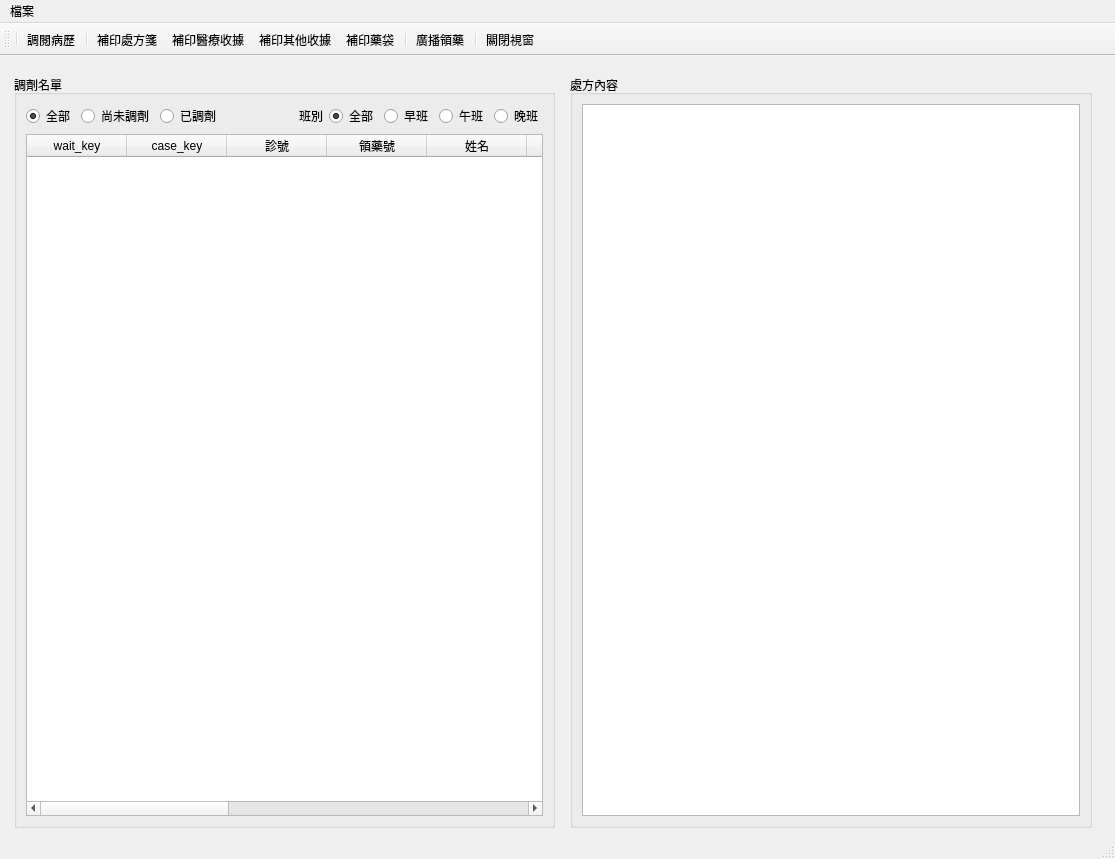
<?xml version="1.0" encoding="UTF-8"?>
<ui version="4.0">
 <class>WindowCashier</class>
 <widget class="QMainWindow" name="WindowCashier">
  <property name="geometry">
   <rect>
    <x>0</x>
    <y>0</y>
    <width>1115</width>
    <height>859</height>
   </rect>
  </property>
  <property name="windowTitle">
   <string>批價作業</string>
  </property>
  <widget class="QWidget" name="centralwidget">
   <layout class="QHBoxLayout" name="horizontalLayout">
    <item>
     <layout class="QHBoxLayout" name="horizontalLayout_2">
      <property name="leftMargin">
       <number>5</number>
      </property>
      <property name="topMargin">
       <number>10</number>
      </property>
      <property name="rightMargin">
       <number>5</number>
      </property>
      <item>
       <layout class="QVBoxLayout" name="verticalLayout_2">
        <property name="leftMargin">
         <number>0</number>
        </property>
        <property name="topMargin">
         <number>0</number>
        </property>
        <property name="rightMargin">
         <number>0</number>
        </property>
        <item>
         <widget class="QGroupBox" name="groupBox_4">
          <property name="title">
           <string>調劑名單</string>
          </property>
          <property name="flat">
           <bool>false</bool>
          </property>
          <layout class="QVBoxLayout" name="verticalLayout_4">
           <item>
            <layout class="QHBoxLayout" name="horizontalLayout_4">
             <property name="spacing">
              <number>0</number>
             </property>
             <property name="leftMargin">
              <number>0</number>
             </property>
             <item>
              <widget class="QWidget" name="widget_5" native="true">
               <layout class="QHBoxLayout" name="horizontalLayout_6">
                <property name="leftMargin">
                 <number>0</number>
                </property>
                <property name="topMargin">
                 <number>0</number>
                </property>
                <property name="rightMargin">
                 <number>0</number>
                </property>
                <property name="bottomMargin">
                 <number>0</number>
                </property>
                <item>
                 <widget class="QRadioButton" name="radioButton_all">
                  <property name="text">
                   <string>全部</string>
                  </property>
                  <property name="checked">
                   <bool>true</bool>
                  </property>
                 </widget>
                </item>
                <item>
                 <widget class="QRadioButton" name="radioButton_unpaid">
                  <property name="text">
                   <string>尚未調劑</string>
                  </property>
                  <property name="checked">
                   <bool>false</bool>
                  </property>
                 </widget>
                </item>
                <item>
                 <widget class="QRadioButton" name="radioButton_paid">
                  <property name="text">
                   <string>已調劑</string>
                  </property>
                 </widget>
                </item>
               </layout>
              </widget>
             </item>
             <item>
              <spacer name="horizontalSpacer">
               <property name="orientation">
                <enum>Qt::Horizontal</enum>
               </property>
               <property name="sizeHint" stdset="0">
                <size>
                 <width>40</width>
                 <height>20</height>
                </size>
               </property>
              </spacer>
             </item>
             <item>
              <widget class="QWidget" name="widget_3" native="true">
               <layout class="QHBoxLayout" name="horizontalLayout_5">
                <property name="leftMargin">
                 <number>0</number>
                </property>
                <property name="topMargin">
                 <number>0</number>
                </property>
                <property name="rightMargin">
                 <number>0</number>
                </property>
                <property name="bottomMargin">
                 <number>0</number>
                </property>
                <item>
                 <widget class="QLabel" name="label_period">
                  <property name="text">
                   <string>班別</string>
                  </property>
                 </widget>
                </item>
                <item>
                 <widget class="QRadioButton" name="radioButton_period_all">
                  <property name="text">
                   <string>全部</string>
                  </property>
                  <property name="checked">
                   <bool>true</bool>
                  </property>
                 </widget>
                </item>
                <item>
                 <widget class="QRadioButton" name="radioButton_period1">
                  <property name="text">
                   <string>早班</string>
                  </property>
                 </widget>
                </item>
                <item>
                 <widget class="QRadioButton" name="radioButton_period2">
                  <property name="text">
                   <string>午班</string>
                  </property>
                 </widget>
                </item>
                <item>
                 <widget class="QRadioButton" name="radioButton_period3">
                  <property name="text">
                   <string>晚班</string>
                  </property>
                 </widget>
                </item>
               </layout>
              </widget>
             </item>
            </layout>
           </item>
           <item>
            <widget class="QTableWidget" name="tableWidget_charge_list">
             <property name="editTriggers">
              <set>QAbstractItemView::NoEditTriggers</set>
             </property>
             <property name="selectionMode">
              <enum>QAbstractItemView::SingleSelection</enum>
             </property>
             <property name="selectionBehavior">
              <enum>QAbstractItemView::SelectRows</enum>
             </property>
             <column>
              <property name="text">
               <string>wait_key</string>
              </property>
             </column>
             <column>
              <property name="text">
               <string>case_key</string>
              </property>
             </column>
             <column>
              <property name="text">
               <string>診號</string>
              </property>
             </column>
             <column>
              <property name="text">
               <string>領藥號</string>
              </property>
             </column>
             <column>
              <property name="text">
               <string>姓名</string>
              </property>
             </column>
             <column>
              <property name="text">
               <string>性別</string>
              </property>
             </column>
             <column>
              <property name="text">
               <string>年齡</string>
              </property>
             </column>
             <column>
              <property name="text">
               <string>保險</string>
              </property>
             </column>
             <column>
              <property name="text">
               <string>就醫類別</string>
              </property>
             </column>
             <column>
              <property name="text">
               <string>醫師</string>
              </property>
             </column>
             <column>
              <property name="text">
               <string>批價</string>
              </property>
             </column>
             <column>
              <property name="text">
               <string>調劑</string>
              </property>
             </column>
             <column>
              <property name="text">
               <string>領藥</string>
              </property>
             </column>
            </widget>
           </item>
          </layout>
         </widget>
        </item>
       </layout>
      </item>
      <item>
       <widget class="QFrame" name="frame">
        <property name="maximumSize">
         <size>
          <width>830</width>
          <height>16777215</height>
         </size>
        </property>
        <layout class="QVBoxLayout" name="verticalLayout">
         <property name="topMargin">
          <number>0</number>
         </property>
         <property name="bottomMargin">
          <number>0</number>
         </property>
         <item>
          <widget class="QGroupBox" name="groupBox_2">
           <property name="maximumSize">
            <size>
             <width>16777215</width>
             <height>16777215</height>
            </size>
           </property>
           <property name="title">
            <string>處方內容</string>
           </property>
           <property name="flat">
            <bool>false</bool>
           </property>
           <layout class="QVBoxLayout" name="verticalLayout_3">
            <item>
             <widget class="QTextEdit" name="textEdit_prescript"/>
            </item>
           </layout>
          </widget>
         </item>
        </layout>
       </widget>
      </item>
     </layout>
    </item>
   </layout>
  </widget>
  <widget class="QStatusBar" name="statusbar"/>
  <widget class="QToolBar" name="toolBar">
   <property name="windowTitle">
    <string>toolBar</string>
   </property>
   <property name="toolButtonStyle">
    <enum>Qt::ToolButtonTextUnderIcon</enum>
   </property>
   <attribute name="toolBarArea">
    <enum>TopToolBarArea</enum>
   </attribute>
   <attribute name="toolBarBreak">
    <bool>false</bool>
   </attribute>
   <addaction name="separator"/>
   <addaction name="action_open_medical_record"/>
   <addaction name="separator"/>
   <addaction name="action_print_prescription"/>
   <addaction name="action_print_receipt"/>
   <addaction name="action_print_misc"/>
   <addaction name="action_print_drug_bag"/>
   <addaction name="separator"/>
   <addaction name="action_broadcast"/>
   <addaction name="separator"/>
   <addaction name="action_close"/>
  </widget>
  <widget class="QMenuBar" name="menubar">
   <property name="geometry">
    <rect>
     <x>0</x>
     <y>0</y>
     <width>1115</width>
     <height>33</height>
    </rect>
   </property>
   <widget class="QMenu" name="menu">
    <property name="title">
     <string>檔案</string>
    </property>
   </widget>
   <addaction name="menu"/>
  </widget>
  <action name="action_close">
   <property name="icon">
    <iconset>
     <normaloff>../icons/application-exit.svg</normaloff>../icons/application-exit.svg</iconset>
   </property>
   <property name="text">
    <string>關閉視窗</string>
   </property>
  </action>
  <action name="action_print_prescription">
   <property name="icon">
    <iconset>
     <normaloff>../icons/document-print.svg</normaloff>../icons/document-print.svg</iconset>
   </property>
   <property name="text">
    <string>補印處方箋</string>
   </property>
  </action>
  <action name="action_print_receipt">
   <property name="icon">
    <iconset>
     <normaloff>../icons/document-print.png</normaloff>../icons/document-print.png</iconset>
   </property>
   <property name="text">
    <string>補印醫療收據</string>
   </property>
  </action>
  <action name="action_open_medical_record">
   <property name="icon">
    <iconset>
     <normaloff>../icons/document-open.svg</normaloff>../icons/document-open.svg</iconset>
   </property>
   <property name="text">
    <string>調閱病歷</string>
   </property>
  </action>
  <action name="action_print_misc">
   <property name="icon">
    <iconset>
     <normaloff>../icons/printer-network.png</normaloff>../icons/printer-network.png</iconset>
   </property>
   <property name="text">
    <string>補印其他收據</string>
   </property>
   <property name="toolTip">
    <string>補印其他收據</string>
   </property>
  </action>
  <action name="action_print_drug_bag">
   <property name="icon">
    <iconset>
     <normaloff>../icons/printer-laser.png</normaloff>../icons/printer-laser.png</iconset>
   </property>
   <property name="text">
    <string>補印藥袋</string>
   </property>
   <property name="toolTip">
    <string>補印藥袋</string>
   </property>
  </action>
  <action name="action_broadcast">
   <property name="icon">
    <iconset>
     <normaloff>../icons/irc-voice.png</normaloff>../icons/irc-voice.png</iconset>
   </property>
   <property name="text">
    <string>廣播領藥</string>
   </property>
   <property name="toolTip">
    <string>廣播領藥</string>
   </property>
  </action>
 </widget>
 <resources/>
 <connections/>
</ui>
